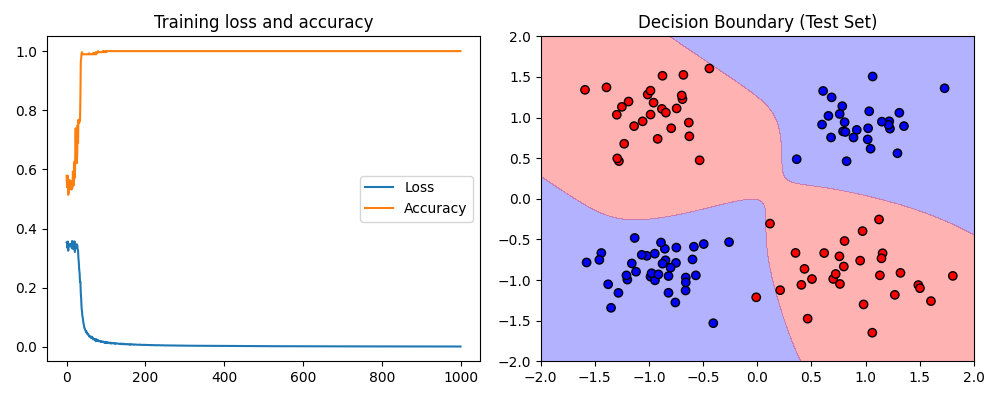

The script that drew this image:
import numpy as np
import matplotlib.pyplot as plt
from module import Linear, TanH, Sigmoide
from sequentiel import Sequentiel
from optim import Optim
from sgd import SGD
from loss import CrossEntropyLoss
from sklearn.model_selection import train_test_split

def generate_xor_data(n=100):
    X00 = np.random.multivariate_normal([-1,-1], np.eye(2)*0.1, n)
    X01 = np.random.multivariate_normal([1,1], np.eye(2)*0.1, n)
    X10 = np.random.multivariate_normal([1,-1], np.eye(2)*0.1, n)
    X11 = np.random.multivariate_normal([-1,1], np.eye(2)*0.1, n)

    X0 = np.vstack((X00, X01))
    X1 = np.vstack((X10, X11))

    X = np.vstack((X0, X1))
    Y = np.vstack((np.zeros((2*n,1)), np.ones((2*n,1))))
    idx = np.random.permutation(len(X))
    return X[idx], Y[idx]

X, Y = generate_xor_data()
X_train, X_test, Y_train, Y_test = train_test_split(X, Y, test_size=0.3)

net = Sequentiel(
    Linear(2, 10),
    TanH(),
    Linear(10, 1),
    Sigmoide()
)

loss_fn = CrossEntropyLoss()
optim = Optim(net, loss_fn, eps=0.1)

history = SGD(optim, X_train, Y_train, batch_size=16, epochs=1000)

y_test_pred = (net.forward(X_test) >= 0.5).astype(int)
acc = np.mean(y_test_pred == Y_test)
print(f"\nTest Accuracy: {acc:.2%}")

plt.figure(figsize=(10, 4))
plt.subplot(1, 2, 1)
plt.plot(history["loss"], label="Loss")
plt.plot(history["accuracy"], label="Accuracy")
plt.legend()
plt.title("Training loss and accuracy")

plt.subplot(1, 2, 2)
xx, yy = np.meshgrid(np.linspace(-2, 2, 200), np.linspace(-2, 2, 200))
grid = np.c_[xx.ravel(), yy.ravel()]
Z = net.forward(grid)
Z = Z.reshape(xx.shape)
plt.contourf(xx, yy, Z, levels=[0, 0.5, 1], alpha=0.3, colors=["blue", "red"])
plt.scatter(X_test[:,0], X_test[:,1], c=Y_test[:,0], cmap='bwr', edgecolors='k')
plt.title("Decision Boundary (Test Set)")
plt.tight_layout()
plt.show()
